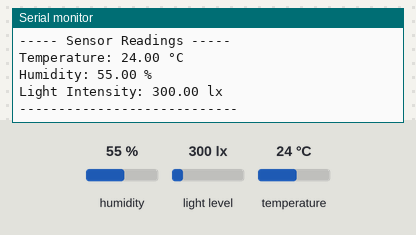
Recording of a sketch running on a simulated ESP32. Parts: the last lines printed to the serial monitor. Inputs (shaded band) come from the test bench; at power-on: humidity 55 %, light level 300 lx, temperature 24 °C.

Above: at 2.8 s.
2.9 s: humidity set to 22 %
At 5.2 s:
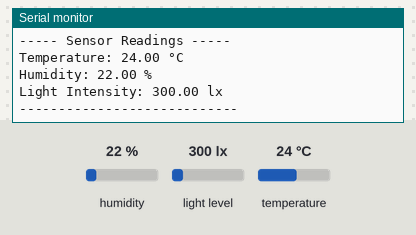
5.6 s: light level set to 40 lx
At 7.1 s:
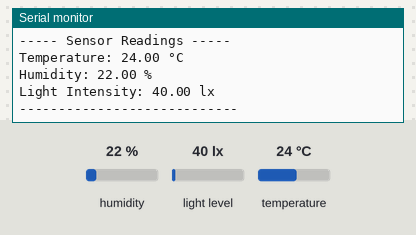
8.3 s: temperature set to 12 °C
11.0 s: light level set to 500 lx
At 13.0 s:
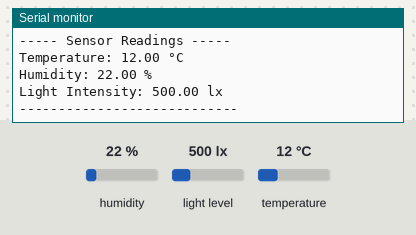
13.7 s: humidity set to 40 %
At 14.9 s:
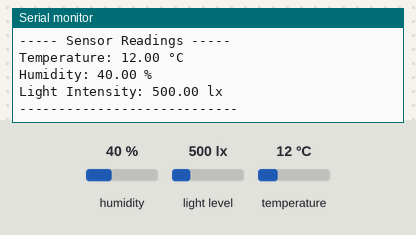
Timing chart, 0 to 16.7 s (numbered marks = the images above; inputs shaded):
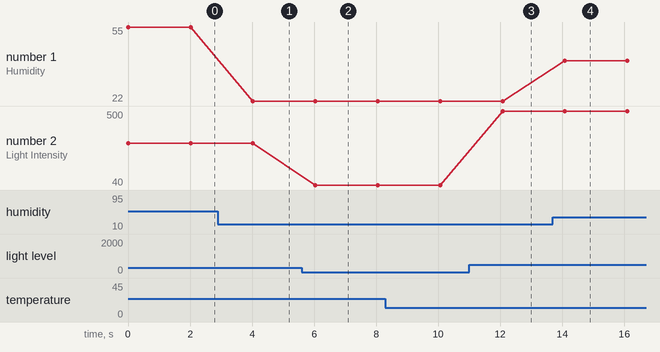

Measured:
- after the input at 2.9 s, the serial monitor: prints a new line after 1.1 s (image 1)
- after the input at 5.6 s, the serial monitor: prints a new line after 0.44 s (image 2)
- after the input at 11.0 s, the serial monitor: prints a new line after 1.1 s (image 3)
- after the input at 13.7 s, the serial monitor: prints a new line after 0.39 s (image 4)
- plotted number 1: 55 → 22 after the input at 2.9 s, 22 → 40 after the input at 13.7 s
- plotted number 2: 300 → 40 after the input at 5.6 s, 40 → 500 after the input at 11.0 s

The sketch:

base-esp-bh1750-dht21.ino
```cpp
#include <Wire.h>
#include <BH1750.h>
#include <DHT.h>

// Define DHT11 settings
#define DHTPIN 13          // Connect DHT11 data pin to GPIO4
#define DHTTYPE DHT21     // DHT 11

DHT dht(DHTPIN, DHTTYPE);

// Create BH1750 object
BH1750 lightMeter;

void setup() {
  Serial.begin(115200);
  Wire.begin();  // Initialize I2C

  // Initialize sensors
  dht.begin();
  if (lightMeter.begin(BH1750::CONTINUOUS_HIGH_RES_MODE)) {
    Serial.println("BH1750 started");
  } else {
    Serial.println("Could not find BH1750 sensor!");
  }
}

void loop() {
  // Read temperature and humidity
  float temperature = dht.readTemperature();
  float humidity = dht.readHumidity();

  // Read light level
  float lux = lightMeter.readLightLevel();

  // Print readings
  Serial.println("----- Sensor Readings -----");
  if (isnan(temperature) || isnan(humidity)) {
    Serial.println("Failed to read from DHT11 sensor!");
  } else {
    Serial.print("Temperature: ");
    Serial.print(temperature);
    Serial.println(" °C");

    Serial.print("Humidity: ");
    Serial.print(humidity);
    Serial.println(" %");
  }

  Serial.print("Light Intensity: ");
  Serial.print(lux);
  Serial.println(" lx");

  Serial.println("----------------------------\n");

  delay(2000); // Wait for 2 seconds before next reading
}
```
